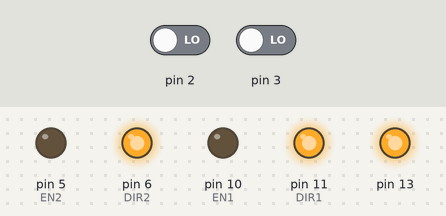
Simulated run of this sketch. Board: Arduino Uno, built with avr-gcc and run on an emulated ATmega328P. Parts: output pins drawn as LEDs (lit = HIGH). The inputs (shaded band) are chosen by the test bench; at power-on: pin 2 LOW, pin 3 LOW.

Above: at 1.2 s.
1.3 s: pin 2 driven HIGH
At 2.1 s:
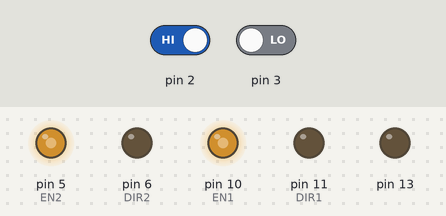
4.3 s: pin 3 driven HIGH
At 6.42 s:
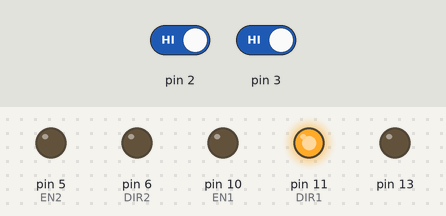
7.3 s: pin 3 driven LOW
At 7.9 s:
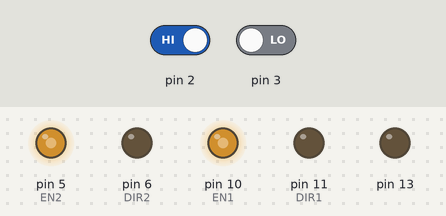
10.3 s: pin 2 driven LOW
At 12.42 s:
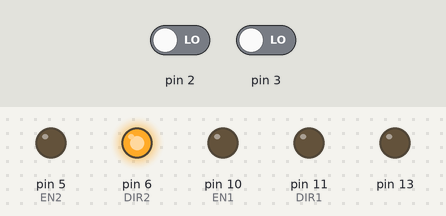
Timing chart, 0 to 14.1 s (numbered marks = the images above; inputs shaded):
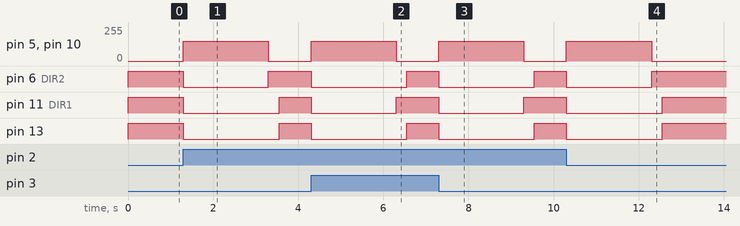

Measured:
- after the input at 1.3 s, pin 5 (EN2), pin 10 (EN1): 0/255 → 150/255 at once, → 0/255 2.0 s later; pin 6 (DIR2): HIGH → LOW at once, → HIGH 2.0 s later; pin 11 (DIR1), pin 13: HIGH → LOW at once, → HIGH 2.3 s later
- after the input at 4.3 s, pin 5 (EN2), pin 10 (EN1): 0/255 → 150/255 at once, → 0/255 2.0 s later; pin 6 (DIR2), pin 13: HIGH → LOW at once, → HIGH 2.3 s later; pin 11 (DIR1): HIGH → LOW at once, → HIGH 2.0 s later
- after the input at 7.3 s, pin 5 (EN2), pin 10 (EN1): 0/255 → 150/255 at once, → 0/255 2.0 s later; pin 6 (DIR2), pin 13: HIGH → LOW at once, → HIGH 2.3 s later; pin 11 (DIR1): HIGH → LOW at once, → HIGH 2.0 s later
- after the input at 10.3 s, pin 5 (EN2), pin 10 (EN1): 0/255 → 150/255 at once, → 0/255 2.0 s later; pin 6 (DIR2): HIGH → LOW at once, → HIGH 2.0 s later; pin 11 (DIR1), pin 13: HIGH → LOW at once, → HIGH 2.3 s later

The sketch:

tekbot_fun.ino
```cpp
/*
This code makes a Tekbot run default forward, if it's sensors hit an object it will reverse slowly and turn left or right
Authors: Aaron Rito, Chris Hogan
Date: 10/20/14
*/


// Variables for pinouts. This adds clarity and makes it easy to change the pins if needed....
int EN1 = 10;
int EN2 = 5;
int DIR1 = 11;
int DIR2 = 6;
int BUMP1 = 2;
int BUMP2 = 3;
int hitsomethingR= 0;
int hitsomethingL= 0;


void setup() {
  // initialize pins as I/O's.
  pinMode (13, OUTPUT);
  pinMode(EN1, OUTPUT);
  pinMode(DIR1, OUTPUT);
  pinMode(EN2, OUTPUT);
  pinMode(DIR2, OUTPUT);
  attachInterrupt(0, hitWallR, CHANGE);
  attachInterrupt(1, hitWallL, CHANGE);

}

void loop() {

    if (hitsomethingR == 0 && hitsomethingL == 0) {
       forward();
    }
    else if (hitsomethingR == 1) {
       reverse();
       turnLeft();
       hitsomethingR = 0;
    }
    else if (hitsomethingL == 1) {
        reverse();
        turnRight();
        hitsomethingL =0 ;
 }
}
// this function makes the bot go forward
void forward() {

    digitalWrite (13, HIGH);
    analogWrite(EN1, 0);
    digitalWrite(DIR1, HIGH);
    analogWrite(EN2, 0);
    digitalWrite(DIR2, HIGH);
}
// these are the interrupt functions
void hitWallR() {

    hitsomethingR = 1;

}
void hitWallL() {

    hitsomethingL = 1;

}
// this function makes the bot back up slowly for 2 seconds....
void reverse() {

    digitalWrite (13, LOW);
    analogWrite(EN1, 150);
    digitalWrite(DIR1, LOW);
    analogWrite(EN2, 150);
    digitalWrite(DIR2, LOW);

    delay (2000);
}
// this function turns the bot right...
void turnRight() {

    analogWrite(EN1, 0);
    digitalWrite(DIR1, HIGH);
    analogWrite(EN2, 0);
    digitalWrite(DIR2, LOW);
    delay (250);
}
// and this one left....
void turnLeft() {

    analogWrite(EN1, 0);
    digitalWrite(DIR1, LOW);
    analogWrite(EN2, 0);
    digitalWrite(DIR2, HIGH);
    delay (250);
}
```
